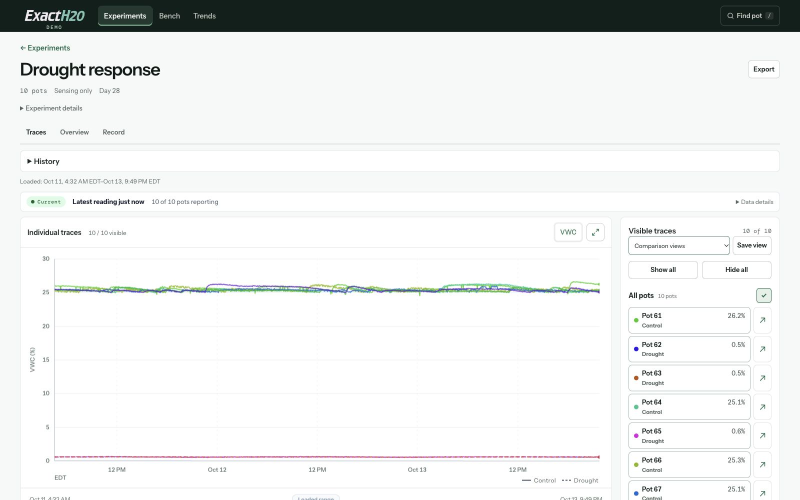
#> input picture design/showcase-cursor-20261013/01-drought.png, 1600 x 1000 px (shown at 1/2 size)
$ python render-showcase.py
#> lines starting #> are read from the running program, lines starting #| are printed output that depends on the picture
"""Render the 24-second cursor-led software tour from unmodified browser captures.
Requires Pillow and FFmpeg. All cursor/camera motion is editorial; UI states are real.
"""
from pathlib import Path
from PIL import Image, ImageDraw, ImageFont, ImageFilter
import subprocess, json, hashlib, os, shutil, math

repo=Path(__file__).resolve().parent.parent
captures=repo/'design/showcase-cursor-20261013'
output=repo/'media'
scratch=Path(os.environ.get('SHOWCASE_SCRATCH','/tmp/exacth2o-cursor-showcase'));scratch.mkdir(exist_ok=True)
ff=os.environ.get('FFMPEG') or shutil.which('ffmpeg') or 'ffmpeg'
font_dir=Path(os.environ.get('SHOWCASE_FONTS','/System/Library/Fonts/Supplemental'))
regular=lambda n:ImageFont.truetype(str(font_dir/'Arial.ttf'),n)
bold=lambda n:ImageFont.truetype(str(font_dir/'Arial Bold.ttf'),n)
W,H,FPS,DURATION=1920,1200,60,24
BG='#101f1a'; AQUA='#91e4d2'
# (seconds, capture, blend duration). Every changed state follows its corresponding click.
states=[(0,'01-drought.png',0),(1.12,'02-history.png',.18),(5.02,'03-export.png',.18),
 (7.30,'05-recovery-all.png',.24),(8.42,'07-recovery.png',.20),(10.32,'08-overlay.png',.14),
 (13.52,'09-save-empty.png',.10),(14.00,'10-type-0.png',0),(14.18,'10-type-1.png',0),
 (14.36,'10-type-2.png',0),(14.58,'10-type-3.png',0),(15.92,'11-saved.png',.12),(20.42,'12-return.png',.20)]
images={name:Image.open(captures/name).convert('RGB') for _,name,_ in states}
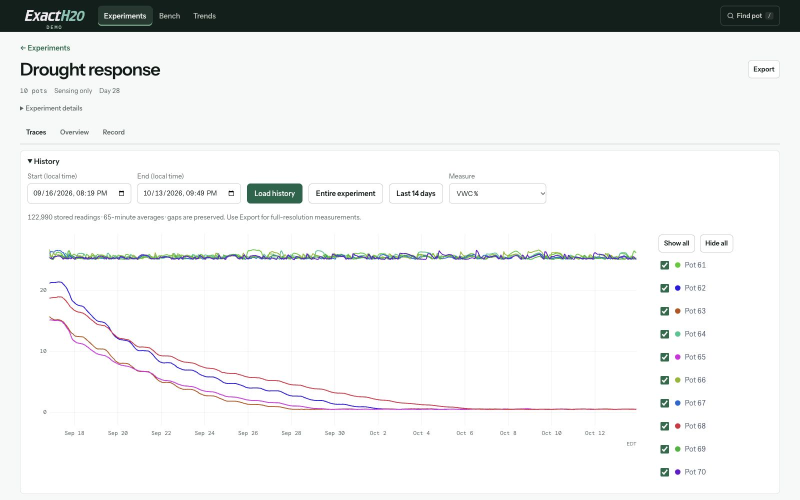
#> input picture design/showcase-cursor-20261013/02-history.png, 1600 x 1000 px (shown at 1/2 size)
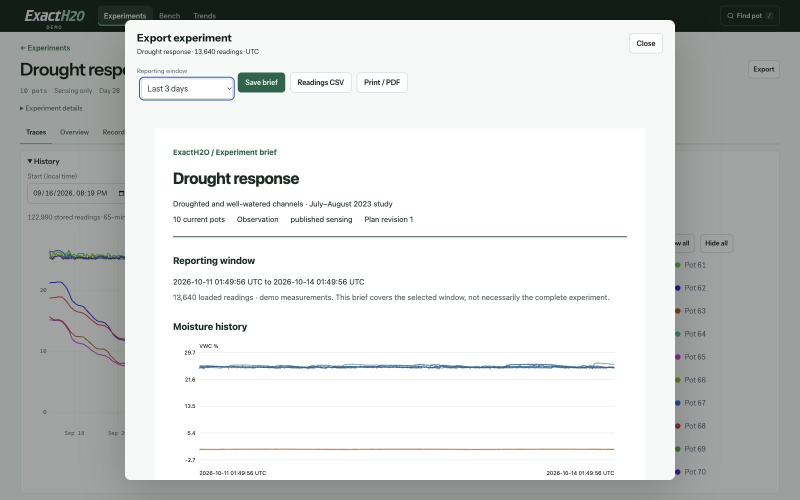
#> input picture design/showcase-cursor-20261013/03-export.png, 1600 x 1000 px (shown at 1/2 size)
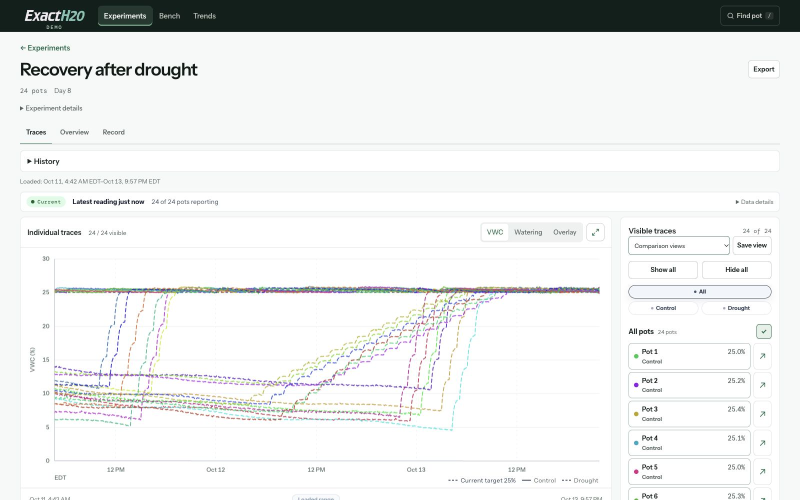
#> input picture design/showcase-cursor-20261013/05-recovery-all.png, 1600 x 1000 px (shown at 1/2 size)
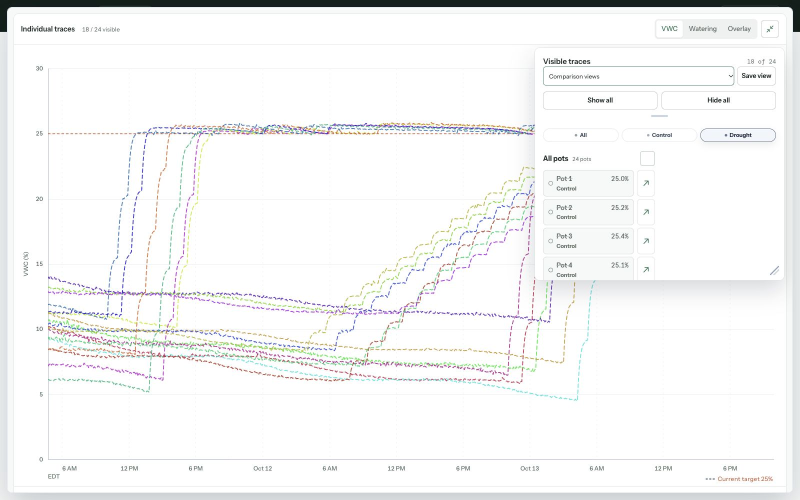
#> input picture design/showcase-cursor-20261013/07-recovery.png, 1600 x 1000 px (shown at 1/2 size)
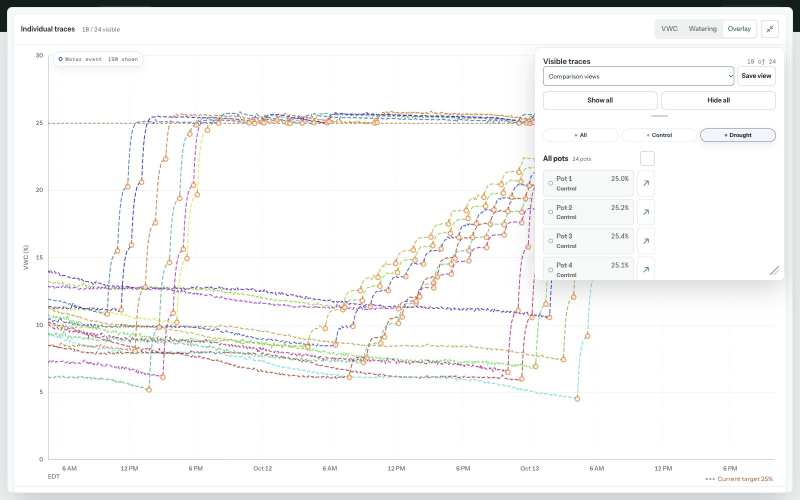
#> input picture design/showcase-cursor-20261013/08-overlay.png, 1600 x 1000 px (shown at 1/2 size)
#> (the run stopped early here; a loop or call above may not have finished)
